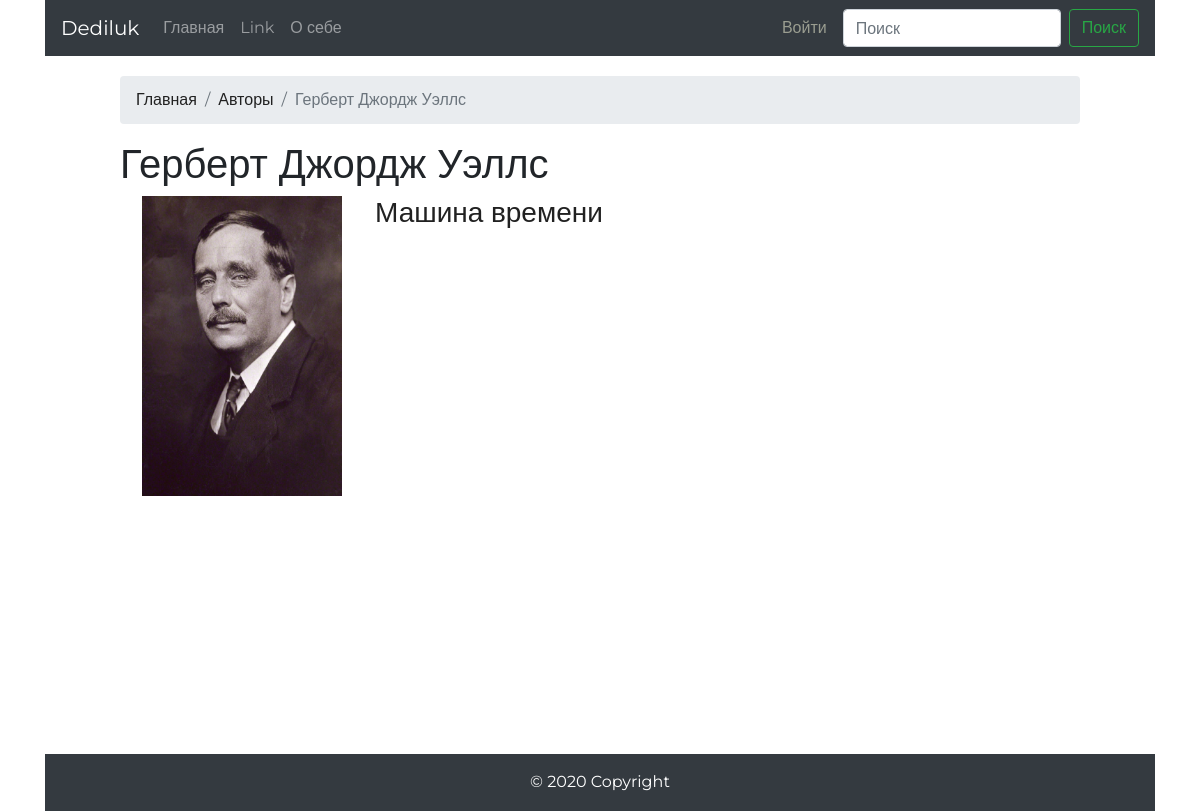
Page /mybooks/author/3/ on the earlier database version.
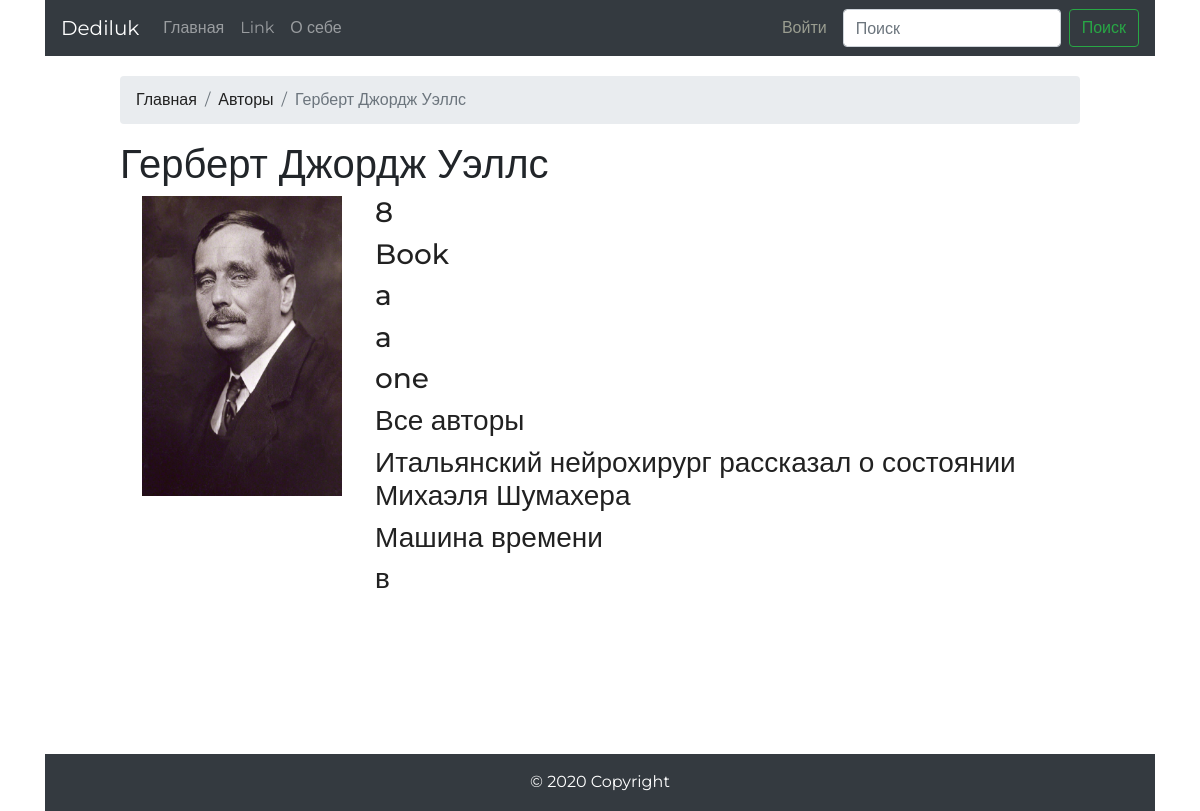
Same page on the later database version.
### mybooks/models.py (models this page shows, shortened)
class Author(models.Model):
    name = models.CharField('Имя', max_length=150)
    image = models.ImageField('Изображение', upload_to='author/')
    def Meta(self):
        verbose_name = 'Автор'
        verbose_name_plural = 'Авторы'
    class Meta:
        ordering = ['name']

class Book(models.Model):
    title = models.CharField('Название', max_length=150, blank=False)
    description = models.TextField('Описание')
    image = models.ImageField('Изображение', upload_to='book/')
    author_name = models.ManyToManyField(Author, verbose_name='Авторы', related_name="books_author")
    def Meta(self):
        verbose_name = 'Книга'
        verbose_name_plural = 'Книги'
    class Meta:
        ordering = ['title']

### mybooks/views.py (the view)
# urls.py: path('/author/<int:pk>/', authorDetail, name='author_detail'),
def authorDetail(request, pk):
    author = get_object_or_404(Author, pk=pk)
    context = Book.objects.filter(author_name=pk)
    return render(request, 'mybooks/author_detail.html', {'author': author, 'books': context})

### templates/mybooks/author_detail.html (shortened to what this page needs)
{% extends "base.html" %}
{% block breadcrumbs %}
    <nav aria-label="breadcrumb">
      <ol class="breadcrumb">
        <li class="breadcrumb-item"><a href="{% url 'catalog:main_page'%}">Главная</a></li>
        <li class="breadcrumb-item"><a href="{% url 'mybooks:authors_list' %}">Авторы</a></li>
        <li class="breadcrumb-item active" aria-current="page">{{author.name}}</li>
      </ol>
    </nav>
{% endblock %}
{% block content %}
<h1 class="author_name">{{author.name}}</h1>
<div class="author_image_div">
    <img class='author_image' src="{{author.image.url}}" alt="">
</div>
<div class="author_description">
    {%for book in books %}
    <a href="{% url 'mybooks:book_detail' book.id %}"><h3>{{book.title}}</h3></a>
    {% endfor %}
</div>
{% endblock content %}

### templates/base.html (shortened to what this page needs)
<!doctype html>
<html lang="en">
{% load static %}
<head>
    <link rel="stylesheet" href="{% static '/css/bootstrap.css' %}">
    <link rel="stylesheet" href="{% static 'css/style.css' %}" type="text/css" media="all">
</head>
<body>
<div class="container">
    <nav class="navbar navbar-expand-lg navbar-dark bg-dark">
        <a class="navbar-brand" href="{% url 'catalog:main_page' %}">Dediluk</a>
        <div class="collapse navbar-collapse" id="navbarSupportedContent">
            <ul class="navbar-nav mr-auto">
                <li class= "nav-item">
                    <a class="nav-link" href="{% url 'catalog:main_page' %}">Главная <span class="sr-only">(current)</span></a>
                </li>
                <li class="nav-item">
                    <a class="nav-link" href="#">Link</a>
                </li>
                <li class="nav-item ">
                    <a class="nav-link" href="{% url 'catalog:about' %}">О себе</a>
                </li>
            </ul>
            {% if user.is_authenticated %}
                {% if user.is_superuser %}
                    <a class="nav-link nav-link-username" href="{% url 'admin:index' %}">{{user.get_username|title}}</a>
                {% else %}
                    <a class="nav-link nav-link-username" href="{% url 'catalog:about_user' user.get_username%}">{{user.get_username|title }}</a>
                {% endif %}
                <a class="nav-link nav-link-username" href="{% url 'logout' %}?next={{request.path}}">Выйти</a>
            {% else %}
                <a class="nav-link nav-link-username" href="{% url 'login' %}?next={{request.path}}">Войти</a>
            {% endif %}
            <form action="{% url 'mybooks:search_detail' %}"  class="form-inline my-2 my-lg-0" method="get">
                <input name='search' class="form-control mr-sm-2" type="search" placeholder="Поиск" aria-label="Search">
                <button class="btn btn-outline-success my-2 my-sm-0" type="submit">Поиск</button>
            </form>
        </div>
    </nav>
    <div class="content">
        {% block breadcrumbs %}{% endblock  %}
        {% block content %}
        {% endblock content %}
    </div>
    <div class="clr"></div>
</div>
<div class="footer">
        <footer class="page-footer font-small blue">
            <div class="footer-copyright text-center py-3">© 2020 Copyright
            </div>
        </footer>
    </div>
</body>
</html>

### static/css/style.css (style rules this page uses)
* { margin: 0; padding: 0; }
html,body { height: 100%; font-family: 'Montserrat', sans-serif; }
.container { width: 1366px; margin: 0 auto; position: relative; min-height: 100%; }
.content { box-sizing: border-box; padding-bottom: 100px; margin-left: 75px; margin-right: 75px; margin-top: 20px; }
.footer { color: white; martin-top:-100px; height: 57px; background-color: #343a40; background-color: #343a40; width: 1110px; margin: -46px auto; }
ul { list-style-type: none; }
.book_image, .author_image { height:300px; width: 200px; float: left; }
.book_image_div, .author_image_div { height:300px; width: 200px; float:left; margin-left: 22px; }
.author_description { margin-left: 255px; }
.nav-link-username { color: #9a9d90; }
.clr { height:55px; clear: both; }

Differences in the rows shown:
added Book: title "8"
added Book: title "Book"
added Book: title "a"
added Book: title "a"
added Book: title "one"
added Book: title "Все авторы"
added Book: title "Итальянский нейрохирург рассказал о состоянии Михаэля Шумахера"
added Book: title "в"
